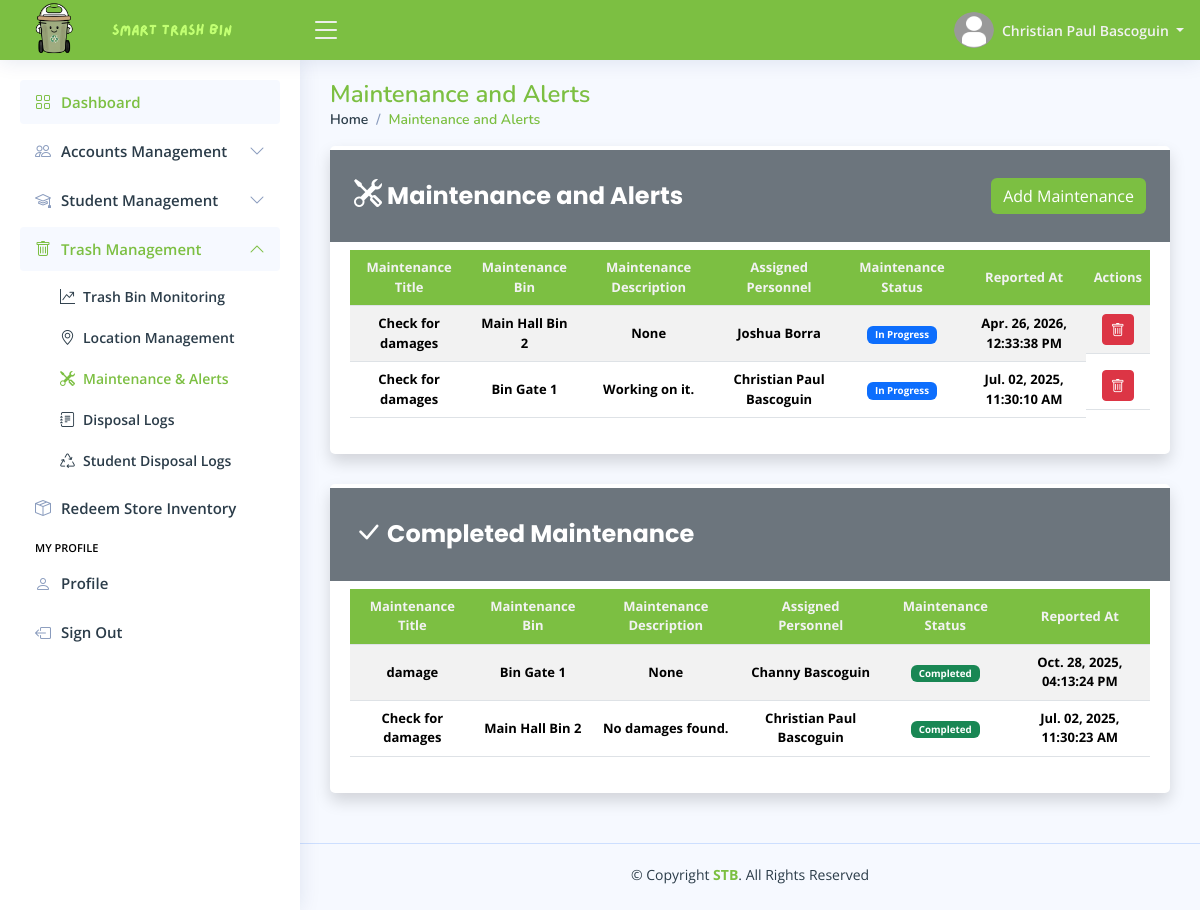
Page /pages/admin/home.php?page=maintenance-alerts (signed in) on the committed database.
### tables this page shows
CREATE TABLE `admin_profile_tbl` (
  `tbl_row_id` int(11) NOT NULL,
  `admin_id` int(11) NOT NULL,
  `profile_picture` varchar(255) DEFAULT NULL,
  `date_of_birth` date DEFAULT NULL,
  `gender` enum('Male','Female','Others') DEFAULT 'Others',
  `civil_status` enum('Single','Married','Divorced','Widowed') DEFAULT 'Single',
  `address` varchar(255) NOT NULL,
  `phone_number` varchar(50) NOT NULL,
  `facebook_link` varchar(255) NOT NULL,
  `updated_at` timestamp NOT NULL DEFAULT current_timestamp() ON UPDATE current_timestamp()
);

CREATE TABLE `admin_accounts_tbl` (
  `admin_id` int(11) NOT NULL,
  `first_name` varchar(100) NOT NULL,
  `middle_name` varchar(100) DEFAULT NULL,
  `last_name` varchar(100) NOT NULL,
  `email_address` varchar(150) NOT NULL,
  `admin_password` varchar(255) NOT NULL,
  `role` enum('Administrator') DEFAULT 'Administrator',
  `reset_password_token` varchar(255) DEFAULT NULL,
  `password_token_expiry` datetime DEFAULT NULL,
  `locked_account` enum('Yes','No') DEFAULT 'No',
  `created_at` timestamp NOT NULL DEFAULT current_timestamp(),
  `updated_at` timestamp NOT NULL DEFAULT current_timestamp() ON UPDATE current_timestamp()
);

CREATE TABLE `maintenance_tbl` (
  `maintenance_id` int(11) NOT NULL,
  `maintenance_title` varchar(255) NOT NULL,
  `maintenance_bin` int(11) NOT NULL,
  `maintenance_description` text DEFAULT 'None',
  `assigned_personnel` int(11) DEFAULT NULL,
  `maintenance_status` enum('Pending','In Progress','Completed') DEFAULT 'Pending',
  `reported_at` timestamp NOT NULL DEFAULT current_timestamp() ON UPDATE current_timestamp()
);

CREATE TABLE `bins_tbl` (
  `bin_id` int(11) NOT NULL,
  `unique_bin_id` varchar(100) NOT NULL,
  `bin_name` varchar(255) NOT NULL,
  `bin_location` int(11) DEFAULT NULL,
  `plastic_fill_level` enum('0','25','50','75','100') DEFAULT '0',
  `metal_fill_level` enum('0','25','50','75','100') DEFAULT '0',
  `bin_status` enum('Active','Inactive') DEFAULT 'Active',
  `last_emptied` timestamp NULL DEFAULT NULL,
  `added_at` timestamp NOT NULL DEFAULT current_timestamp(),
  `updated_at` timestamp NOT NULL DEFAULT current_timestamp() ON UPDATE current_timestamp()
);

### config/format-data.config.php (called while the page is built, shortened)
<?php
    function format_timestamp($timestamp) {
        $formatted_timestamp = date("M. d, Y, h:i:s A", strtotime($timestamp));
        return $formatted_timestamp;
    }
?>

### pages/admin/pages/maintenance-alerts.php (the view, shortened to what this page needs)
<main id="main" class="main">
    <?php
        include_once "includes/pagetitle.php";
    ?>
    <section class="section">
        <div class="row">
            <div class="col-lg-12">
                <div class="card shadow">
                    <div class="d-flex justify-content-between align-items-center px-4 py-2 bg-secondary mb-2 mt-1">
                        <h5 class="card-title text-white custom-card-title fw-bold">
                            <i class="bi bi-tools fs-3"></i>
                            Maintenance and Alerts
                        </h5>
                        <a href="#" class="btn btn-primary custom-add-btn" data-bs-toggle="modal" data-bs-target="#addMaintenanceModal">
                            Add Maintenance
                        </a>
                    </div>
                    <div class="card-body">
                        <div class="table-responsive">
                            <table class="table table-striped table-hover datatable custom-table">
                                <thead>
                                    <tr>
                                        <th scope="col"> Maintenance Title </th>
                                        <th scope="col"> Maintenance Bin </th>
                                        <th scope="col"> Maintenance Description </th>
                                        <th scope="col"> Assigned Personnel </th>
                                        <th scope="col"> Maintenance Status </th>
                                        <th scope="col"> Reported At </th>
                                        <th scope="col"> Actions </th>
                                    </tr>
                                </thead>
                                <tbody>
                                    <?php
                                    $fetch_maintenance_list = $conn->prepare("SELECT
                                                                                mt.*,
                                                                                bt.bin_name,
                                                                                COALESCE(CONCAT(pt.first_name, ' ', pt.last_name), 'No Assigned Personnel') AS 'personnel'
                                                                            FROM maintenance_tbl mt
                                                                            LEFT JOIN bins_tbl bt
                                                                            ON mt.maintenance_bin = bt.bin_id
                                                                            LEFT JOIN personnel_accounts_tbl pt
                                                                            ON mt.assigned_personnel = pt.personnel_id
                                                                            WHERE mt.maintenance_status != :maintenance_status
                                                                            ORDER BY
                                                                            FIELD(mt.maintenance_status, 'In Prgoress', 'Pending'),
                                                                            mt.reported_at DESC
                                                                            ");
                                    $fetch_maintenance_list->execute([":maintenance_status" => "Completed"]);
                                    if ($fetch_maintenance_list->rowCount() > 0) {
                                        while ($maintenance_data = $fetch_maintenance_list->fetch()) {
                                    ?>
                                            <tr>
                                                <td class="fw-bold">
                                                    <?php echo htmlspecialchars($maintenance_data["maintenance_title"]); ?>
                                                </td>
                                                <td class="fw-bold">
                                                    <?php echo htmlspecialchars($maintenance_data["bin_name"]); ?>
                                                </td>
                                                <td class="fw-bold">
                                                    <?php echo htmlspecialchars($maintenance_data["maintenance_description"]); ?>
                                                </td>
                                                <td class="fw-bold">
                                                    <?php echo htmlspecialchars($maintenance_data["personnel"]); ?>
                                                </td>
                                                <td class="fw-bold">
                                                    <span class="badge bg-<?php echo htmlspecialchars($maintenance_data["maintenance_status"] === "Pending" ? "warning" : "primary"); ?> px-2 py-1">
                                                        <?php echo htmlspecialchars($maintenance_data["maintenance_status"]); ?>
                                                    </span>
                                                </td>
                                                <td class="fw-bold">
                                                    <?php echo htmlspecialchars(format_timestamp($maintenance_data["reported_at"])); ?>
                                                </td>
                                                <td class="d-flex gap-2 justify-content-center">
                                                    <form action="../../process/admin/bin-management.php" method="POST">
                                                        <button
                                                            type="submit"
                                                            class="btn btn-sm btn-danger"
                                                            title="Delete Maintenance"
                                                            onclick="return confirmAction(event, this.form, 'Delete Maintenance?', 'warning', 'Are you sure you want to delete this maintenance: <?php echo htmlspecialchars($maintenance_data['maintenance_title']); ?>?')">
                                                            <i class="bi bi-trash"></i>
                                                        </button>
                                                    </form>
                                                </td>
                                            </tr>
                                        <?php
                                        }
                                    }
                                    ?>
                                </tbody>
                            </table>
                        </div>
                    </div>
                </div>
            </div>
            <div class="col-lg-12">
                <div class="card shadow">
                    <div class="d-flex justify-content-between align-items-center px-4 py-2 bg-secondary mb-2 mt-1">
                        <h5 class="card-title text-white custom-card-title fw-bold">
                            <i class="bi bi-check-lg fs-3"></i>
                            Completed Maintenance
                        </h5>
                    </div>
                    <div class="card-body">
                        <div class="table-responsive">
                            <table class="table table-striped table-hover datatable custom-table">
                                <thead>
                                    <tr>
                                        <th scope="col"> Maintenance Title </th>
                                        <th scope="col"> Maintenance Bin </th>
                                        <th scope="col"> Maintenance Description </th>
                                        <th scope="col"> Assigned Personnel </th>
                                        <th scope="col"> Maintenance Status </th>
                                        <th scope="col"> Reported At </th>
                                    </tr>
                                </thead>
                                <tbody>
                                    <?php
                                    $fetch_maintenance_list = $conn->prepare("SELECT
                                                                                mt.*,
                                                                                bt.bin_name,
                                                                                COALESCE(CONCAT(pt.first_name, ' ', pt.last_name), 'No Assigned Personnel') AS 'personnel'
                                                                            FROM maintenance_tbl mt
                                                                            LEFT JOIN bins_tbl bt
                                                                            ON mt.maintenance_bin = bt.bin_id
                                                                            LEFT JOIN personnel_accounts_tbl pt
                                                                            ON mt.assigned_personnel = pt.personnel_id
                                                                            WHERE mt.maintenance_status = :maintenance_status
                                                                            ORDER BY mt.reported_at DESC
                                                                            ");
                                    $fetch_maintenance_list->execute([":maintenance_status" => "Completed"]);
                                    if ($fetch_maintenance_list->rowCount() > 0) {
                                        while ($maintenance_data = $fetch_maintenance_list->fetch()) {
                                    ?>
                                            <tr>
                                                <td class="fw-bold">
                                                    <?php echo htmlspecialchars($maintenance_data["maintenance_title"]); ?>
                                                </td>
                                                <td class="fw-bold">
                                                    <?php echo htmlspecialchars($maintenance_data["bin_name"]); ?>
                                                </td>
                                                <td class="fw-bold">
                                                    <?php echo htmlspecialchars($maintenance_data["maintenance_description"]); ?>
                                                </td>
                                                <td class="fw-bold">
                                                    <?php echo htmlspecialchars($maintenance_data["personnel"]); ?>
                                                </td>
                                                <td class="fw-bold">
                                                    <span class="badge bg-success px-2 py-1">
                                                        <?php echo htmlspecialchars($maintenance_data["maintenance_status"]); ?>
                                                    </span>
                                                </td>
                                                <td class="fw-bold">
                                                    <?php echo htmlspecialchars(format_timestamp($maintenance_data["reported_at"])); ?>
                                                </td>
                                            </tr>
                                        <?php
                                        }
                                    }
                                    ?>
                                </tbody>
                            </table>
                        </div>
                    </div>
                </div>
            </div>
        </div>
    </section>
</main>

### pages/includes/header.php (shortened to what this page needs)
<header id="header" class="header fixed-top d-flex align-items-center">
    <div class="d-flex align-items-center justify-content-between">
        <a href="home.php" class="logo d-flex align-items-center gap-0">
            <img src="../../assets/global/images/stb-logo.png" alt="Website Logo">
            <img src="../../assets/global/images/stb-name.png" alt="Website Logo">
        </a>
        <i class="bi bi-list toggle-sidebar-btn"></i>
    </div>
    <nav class="header-nav ms-auto">
        <ul class="d-flex align-items-center">
            <li class="nav-item dropdown pe-3">
                <a class="nav-link nav-profile d-flex align-items-center pe-0" href="#" data-bs-toggle="dropdown">
                    <img src="<?php echo htmlspecialchars($file_path . $profile_picture); ?>" alt="Profile Picture" class="rounded-circle" width="40" height="40">
                    <span class="d-none d-md-block dropdown-toggle ps-2"> <?php echo htmlspecialchars($first_name . " " . $last_name); ?> </span>
                </a>
            </li>
        </ul>
    </nav>
</header>

### rows in the picture
admin_profile_tbl: admin.last_name "Christian Paul Bascoguin"
maintenance_tbl: maintenance_title "Check for damages", maintenance_bin.bin_name "Main Hall Bin 2", maintenance_description "None", personnel "Joshua Borra", maintenance_status "In Progress", reported_at "Apr. 26, 2026, 12:33:38 PM"
maintenance_tbl: maintenance_title "Check for damages", maintenance_bin.bin_name "Bin Gate 1", maintenance_description "Working on it.", personnel "Christian Paul Bascoguin", maintenance_status "In Progress", reported_at "Jul. 02, 2025, 11:30:10 AM"
maintenance_tbl: maintenance_title "damage", maintenance_bin.bin_name "Bin Gate 1", maintenance_description "None", personnel "Channy Bascoguin", maintenance_status "Completed", reported_at "Oct. 28, 2025, 04:13:24 PM"
maintenance_tbl: maintenance_title "Check for damages", maintenance_bin.bin_name "Main Hall Bin 2", maintenance_description "No damages found.", personnel "Christian Paul Bascoguin", maintenance_status "Completed", reported_at "Jul. 02, 2025, 11:30:23 AM"

### other values in the picture
$page_titles[$page_name] "Maintenance and Alerts"
